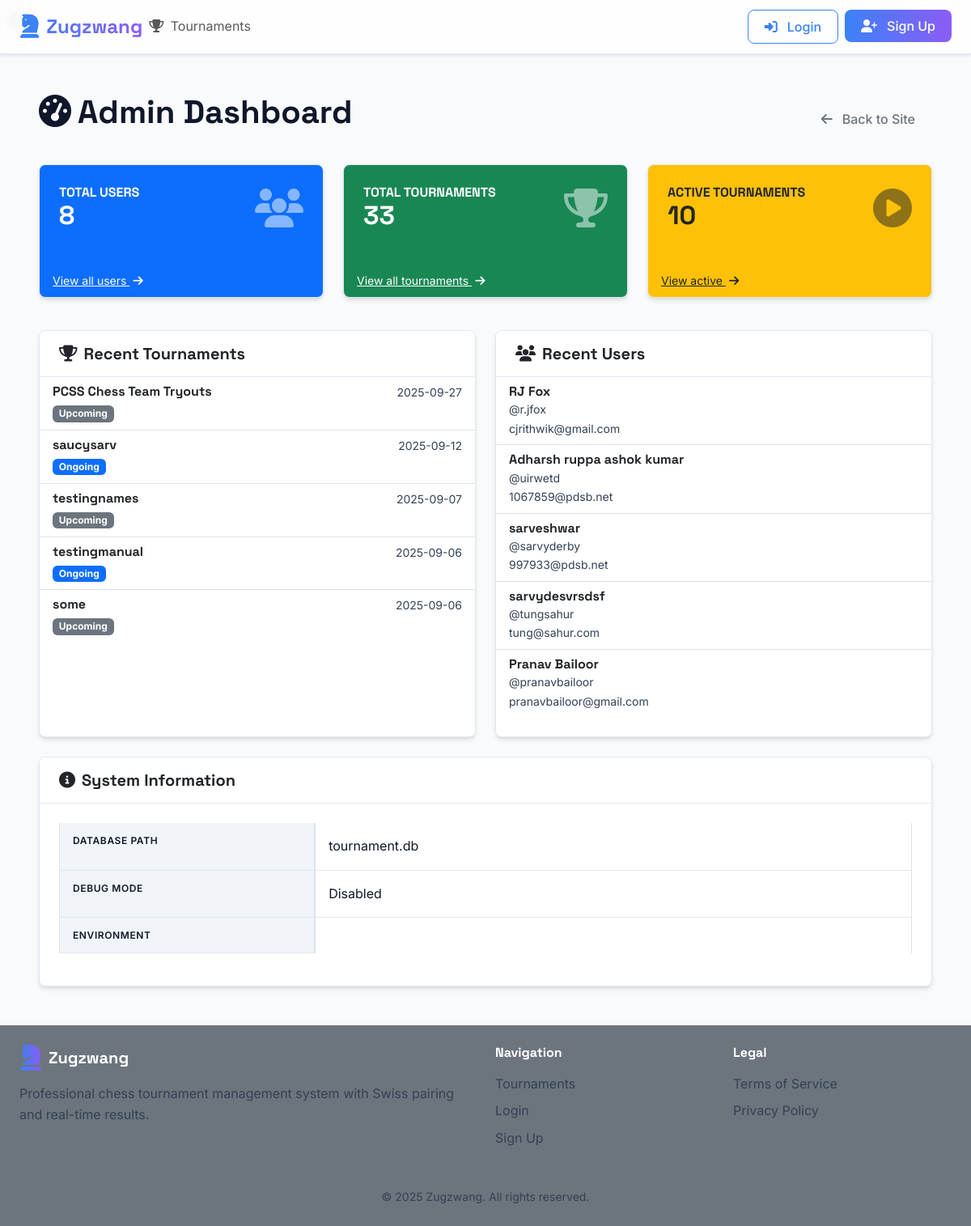
The app's page /admin/admin/dashboard, older data.
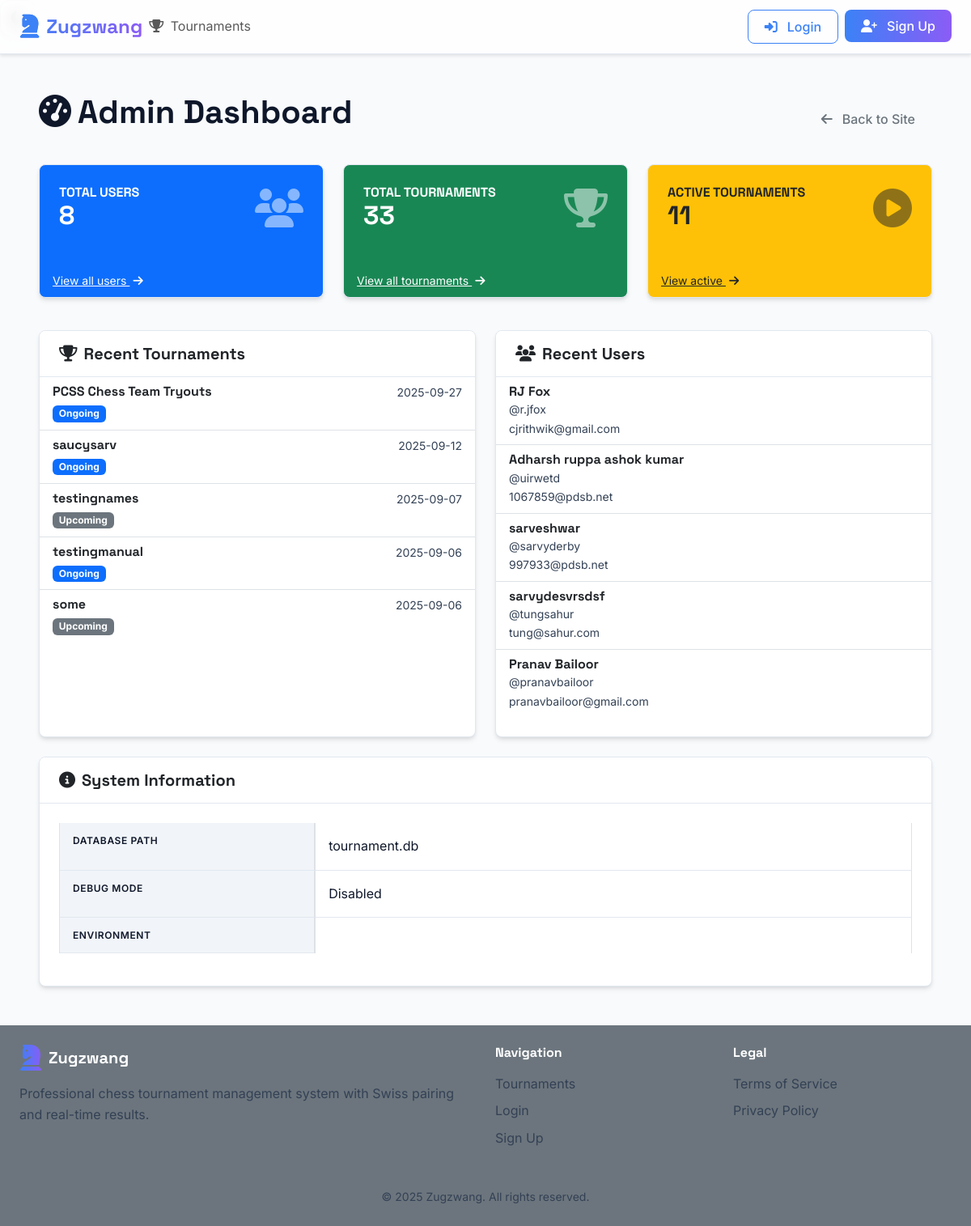
The same page, newer data.
### tables this page shows
CREATE TABLE tournaments (
            id INTEGER PRIMARY KEY AUTOINCREMENT,
            name TEXT NOT NULL,
            location TEXT,
            start_date TEXT NOT NULL,
            end_date TEXT NOT NULL,
            rounds INTEGER DEFAULT 5,
            time_control TEXT,
            status TEXT DEFAULT 'upcoming',
            created_at TEXT NOT NULL,
            creator_id INTEGER NOT NULL,
            description TEXT,
            prize_winners INTEGER DEFAULT 0
        , share_token TEXT, win_points REAL DEFAULT 1.0, draw_points REAL DEFAULT 0.5, loss_points REAL DEFAULT 0.0, bye_points REAL DEFAULT 1.0, comments TEXT DEFAULT '');

### admin_routes.py (the view)
@admin_bp.route('/admin/dashboard')
def dashboard():
    total_users = 0
    recent_users = []
    total_tournaments = 0
    active_tournaments = 0
    recent_tournaments = []
    try:
        current_app.logger.info("Fetching users data...")
        try:
            from sql import SQL
            db = SQL("sqlite:///users.db")
            print(db.execute("SELECT * FROM users"))
            result = db.execute("SELECT COUNT(*) as count FROM users")
            total_users = result[0]['count'] if result else 0
            current_app.logger.info(f"Found {total_users} total users")
            recent_users = db.execute('''
                SELECT id, username, name, emailAddress as email
                FROM users
                ORDER BY id DESC
                LIMIT 5
            ''')
            current_app.logger.info(f"Fetched {len(recent_users)} recent users")
        except Exception as e:
            current_app.logger.error(f"Error fetching users: {str(e)}")
            flash('Error loading user data', 'danger')
        current_app.logger.info("Fetching tournaments data...")
        try:
            from sql import SQL
            db = SQL("sqlite:///tournament.db")
            result = db.execute("SELECT COUNT(*) as count FROM tournaments")
            total_tournaments = result[0]['count'] if result else 0
            current_app.logger.info(f"Found {total_tournaments} total tournaments")
            result = db.execute("""
                SELECT COUNT(*) as count
                FROM tournaments
                WHERE status = 'ongoing' OR status = 'in_progress' OR status = 'In Progress'
            """)
            active_tournaments = result[0]['count'] if result else 0
            current_app.logger.info(f"Found {active_tournaments} active tournaments")
            recent_tournaments = db.execute("""
                SELECT id, name, created_at, status
                FROM tournaments
                ORDER BY created_at DESC
                LIMIT 5
            """)
            current_app.logger.info(f"Fetched {len(recent_tournaments)} recent tournaments")
        except Exception as e:
            current_app.logger.error(f"Error fetching tournaments: {str(e)}")
            flash('Error loading tournament data', 'danger')
    except Exception as e:
        current_app.logger.error(f"Error in dashboard: {str(e)}")
        flash('Error loading dashboard data', 'danger')
        return redirect(url_for('index'))
    return render_template('admin/dashboard.html',
                         total_users=total_users,
                         total_tournaments=total_tournaments,
                         active_tournaments=active_tournaments,
                         recent_tournaments=recent_tournaments,
                         recent_users=recent_users)

### templates/admin/dashboard.html (shortened to what this page needs)
{% extends "base.html" %}
{% block content %}
<div class="container mt-4">
    <div class="d-flex justify-content-between align-items-center mb-4">
        <h1><i class="fas fa-tachometer-alt me-2"></i>Admin Dashboard</h1>
        <div>
            <a href="{{ url_for('index') }}" class="btn btn-outline-secondary">
                <i class="fas fa-arrow-left me-1"></i> Back to Site
            </a>
        </div>
    </div>
    <div class="row mb-4">
        <div class="col-md-4 mb-3">
            <div class="card bg-primary text-white h-100">
                <div class="card-body">
                    <div class="d-flex justify-content-between align-items-center">
                        <div>
                            <h6 class="text-uppercase mb-0">Total Users</h6>
                            <h2 class="mb-0">{{ total_users }}</h2>
                        </div>
                        <i class="fas fa-users fa-3x opacity-50"></i>
                    </div>
                </div>
                <div class="card-footer bg-transparent border-0 pt-0">
                    <a href="#" class="text-white small" data-bs-toggle="modal" data-bs-target="#allUsersModal">View all users <i class="fas fa-arrow-right ms-1"></i></a>
                </div>
            </div>
        </div>
        <div class="col-md-4 mb-3">
            <div class="card bg-success text-white h-100">
                <div class="card-body">
                    <div class="d-flex justify-content-between align-items-center">
                        <div>
                            <h6 class="text-uppercase mb-0">Total Tournaments</h6>
                            <h2 class="mb-0">{{ total_tournaments }}</h2>
                        </div>
                        <i class="fas fa-trophy fa-3x opacity-50"></i>
                    </div>
                </div>
                <div class="card-footer bg-transparent border-0 pt-0">
                    <a href="#" class="text-white small" data-bs-toggle="modal" data-bs-target="#allTournamentsModal">View all tournaments <i class="fas fa-arrow-right ms-1"></i></a>
                </div>
            </div>
        </div>
        <div class="col-md-4 mb-3">
            <div class="card bg-warning text-dark h-100">
                <div class="card-body">
                    <div class="d-flex justify-content-between align-items-center">
                        <div>
                            <h6 class="text-uppercase mb-0">Active Tournaments</h6>
                            <h2 class="mb-0">{{ active_tournaments }}</h2>
                        </div>
                        <i class="fas fa-play-circle fa-3x opacity-50"></i>
                    </div>
                </div>
                <div class="card-footer bg-transparent border-0 pt-0">
                    <a href="#" class="text-dark small" data-bs-toggle="modal" data-bs-target="#activeTournamentsModal">View active <i class="fas fa-arrow-right ms-1"></i></a>
                </div>
            </div>
        </div>
    </div>
    <div class="row">
        <div class="col-md-6 mb-4">
            <div class="card h-100">
                <div class="card-header bg-white d-flex justify-content-between align-items-center">
                    <h5 class="mb-0"><i class="fas fa-trophy me-2"></i>Recent Tournaments</h5>
                </div>
                <div class="card-body p-0">
                    {% if recent_tournaments %}
                        <div class="list-group list-group-flush">
                            {% for tournament in recent_tournaments %}
                            <a href="#" class="list-group-item list-group-item-action">
                                <div class="d-flex w-100 justify-content-between">
                                    <h6 class="mb-1">{{ tournament.name if tournament.name else 'Unnamed Tournament' }}</h6>
                                    <small class="text-muted">{{ tournament.created_at.split(' ')[0] if tournament.created_at else 'N/A' }}</small>
                                </div>
                                <div>
                                    <span class="badge bg-{{ 'success' if tournament.status == 'completed' else 'primary' if tournament.status in ['ongoing', 'in_progress'] else 'secondary' }}">
                                        {{ (tournament.status if tournament.status else 'upcoming')|replace('_', ' ')|title }}
                                    </span>
                                </div>
                            </a>
                            {% endfor %}
                        </div>
                    {% else %}
                        <div class="text-center p-4">
                            <p class="text-muted mb-0">No tournaments found.</p>
                        </div>
                    {% endif %}
                </div>
            </div>
        </div>
        <div class="col-md-6 mb-4">
            <div class="card h-100">
                <div class="card-header bg-white d-flex justify-content-between align-items-center">
                    <h5 class="mb-0"><i class="fas fa-users me-2"></i>Recent Users</h5>
                </div>
                <div class="card-body p-0">
                    {% if recent_users %}
                        <div class="list-group list-group-flush">
                            {% for user in recent_users %}
                            <div class="list-group-item">
                                <div class="d-flex w-100 justify-content-between align-items-center">
                                    <div>
                                        <h6 class="mb-0">{{ user.name if user.name else user.username if user.username else 'N/A' }}</h6>
                                        <small class="text-muted">@{{ user.username if user.username else 'N/A' }}</small>
                                        {% if user.email %}
                                        <div class="text-truncate text-muted small" style="max-width: 200px;" title="{{ user.email }}">
                                            {{ user.email }}
                                        </div>
                                        {% endif %}
                                    </div>
                                </div>
                            </div>
                            {% endfor %}
                        </div>
                    {% else %}
                        <div class="text-center p-4">
                            <p class="text-muted mb-0">No users found.</p>
                        </div>
                    {% endif %}
                </div>
            </div>
        </div>
    </div>
    <div class="card">
        <div class="card-header bg-white">
            <h5 class="mb-0"><i class="fas fa-info-circle me-2"></i>System Information</h5>
        </div>
        <div class="card-body">
            <div class="table-responsive">
                <table class="table table-bordered">
                    <tbody>
                        <tr>
                            <th width="30%">Database Path</th>
                            <td>{{ config['DATABASE'] }}</td>
                        </tr>
                        <tr>
                            <th>Debug Mode</th>
                            <td>{{ 'Enabled' if config['DEBUG'] else 'Disabled' }}</td>
                        </tr>
                        <tr>
                            <th>Environment</th>
                            <td>{{ config['ENV'] }}</td>
                        </tr>
                    </tbody>
                </table>
            </div>
        </div>
    </div>
</div>
</div>
{% endblock %}

Row changes from the older to the newer data that the page shows:
changed tournaments "PCSS Chess Team Tryouts": status "Upcoming" → "Ongoing"
Text that changed along with them:
{{ active_tournaments }}: "10" → "11"
